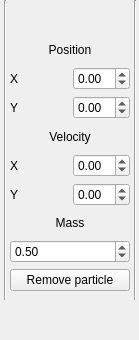
<?xml version="1.0" encoding="UTF-8"?>
<ui version="4.0">
 <class>DataWidget</class>
 <widget class="QWidget" name="DataWidget">
  <property name="geometry">
   <rect>
    <x>0</x>
    <y>0</y>
    <width>139</width>
    <height>340</height>
   </rect>
  </property>
  <property name="windowTitle">
   <string>Form</string>
  </property>
  <widget class="QWidget" name="verticalLayoutWidget">
   <property name="geometry">
    <rect>
     <x>10</x>
     <y>10</y>
     <width>120</width>
     <height>281</height>
    </rect>
   </property>
   <layout class="QVBoxLayout" name="verticalLayout">
    <item>
     <widget class="QLabel" name="title">
      <property name="text">
       <string/>
      </property>
      <property name="alignment">
       <set>Qt::AlignCenter</set>
      </property>
     </widget>
    </item>
    <item>
     <widget class="QLabel" name="label_2">
      <property name="text">
       <string>Position</string>
      </property>
      <property name="alignment">
       <set>Qt::AlignCenter</set>
      </property>
     </widget>
    </item>
    <item>
     <layout class="QGridLayout" name="gridLayout">
      <item row="1" column="0">
       <widget class="QLabel" name="label_6">
        <property name="text">
         <string>Y</string>
        </property>
       </widget>
      </item>
      <item row="0" column="0">
       <widget class="QLabel" name="label_5">
        <property name="text">
         <string>X</string>
        </property>
       </widget>
      </item>
      <item row="0" column="1">
       <widget class="QDoubleSpinBox" name="pos_x">
        <property name="minimum">
         <double>-2.500000000000000</double>
        </property>
        <property name="maximum">
         <double>2.500000000000000</double>
        </property>
        <property name="singleStep">
         <double>0.500000000000000</double>
        </property>
        <property name="value">
         <double>0.000000000000000</double>
        </property>
       </widget>
      </item>
      <item row="1" column="1">
       <widget class="QDoubleSpinBox" name="pos_y">
        <property name="minimum">
         <double>-2.500000000000000</double>
        </property>
        <property name="maximum">
         <double>2.500000000000000</double>
        </property>
        <property name="singleStep">
         <double>0.500000000000000</double>
        </property>
        <property name="value">
         <double>0.000000000000000</double>
        </property>
       </widget>
      </item>
     </layout>
    </item>
    <item>
     <widget class="QLabel" name="label">
      <property name="text">
       <string>Velocity</string>
      </property>
      <property name="alignment">
       <set>Qt::AlignCenter</set>
      </property>
     </widget>
    </item>
    <item>
     <layout class="QGridLayout" name="gridLayout_4">
      <item row="1" column="0">
       <widget class="QLabel" name="label_7">
        <property name="text">
         <string>Y</string>
        </property>
       </widget>
      </item>
      <item row="0" column="0">
       <widget class="QLabel" name="label_8">
        <property name="text">
         <string>X</string>
        </property>
       </widget>
      </item>
      <item row="0" column="1">
       <widget class="QDoubleSpinBox" name="vel_x">
        <property name="minimum">
         <double>-5.000000000000000</double>
        </property>
        <property name="maximum">
         <double>5.000000000000000</double>
        </property>
        <property name="singleStep">
         <double>0.500000000000000</double>
        </property>
        <property name="value">
         <double>0.000000000000000</double>
        </property>
       </widget>
      </item>
      <item row="1" column="1">
       <widget class="QDoubleSpinBox" name="vel_y">
        <property name="minimum">
         <double>-5.000000000000000</double>
        </property>
        <property name="maximum">
         <double>5.000000000000000</double>
        </property>
        <property name="singleStep">
         <double>0.500000000000000</double>
        </property>
        <property name="value">
         <double>0.000000000000000</double>
        </property>
       </widget>
      </item>
     </layout>
    </item>
    <item>
     <widget class="QLabel" name="label_3">
      <property name="text">
       <string>Mass</string>
      </property>
      <property name="alignment">
       <set>Qt::AlignCenter</set>
      </property>
     </widget>
    </item>
    <item>
     <widget class="QDoubleSpinBox" name="mass">
      <property name="minimum">
       <double>0.010000000000000</double>
      </property>
      <property name="maximum">
       <double>10.000000000000000</double>
      </property>
      <property name="singleStep">
       <double>0.500000000000000</double>
      </property>
      <property name="value">
       <double>0.500000000000000</double>
      </property>
     </widget>
    </item>
    <item>
     <widget class="QPushButton" name="deleteButton">
      <property name="text">
       <string>Remove particle</string>
      </property>
     </widget>
    </item>
   </layout>
   <zorder>label</zorder>
   <zorder>label_3</zorder>
   <zorder>mass</zorder>
   <zorder>title</zorder>
   <zorder>label_2</zorder>
   <zorder>deleteButton</zorder>
  </widget>
  <widget class="Line" name="line_2">
   <property name="geometry">
    <rect>
     <x>130</x>
     <y>0</y>
     <width>10</width>
     <height>300</height>
    </rect>
   </property>
   <property name="sizePolicy">
    <sizepolicy hsizetype="Fixed" vsizetype="Maximum">
     <horstretch>0</horstretch>
     <verstretch>0</verstretch>
    </sizepolicy>
   </property>
   <property name="orientation">
    <enum>Qt::Vertical</enum>
   </property>
  </widget>
  <widget class="Line" name="line_3">
   <property name="geometry">
    <rect>
     <x>0</x>
     <y>0</y>
     <width>10</width>
     <height>300</height>
    </rect>
   </property>
   <property name="sizePolicy">
    <sizepolicy hsizetype="Fixed" vsizetype="Maximum">
     <horstretch>0</horstretch>
     <verstretch>0</verstretch>
    </sizepolicy>
   </property>
   <property name="orientation">
    <enum>Qt::Vertical</enum>
   </property>
  </widget>
 </widget>
 <resources/>
 <connections/>
</ui>
